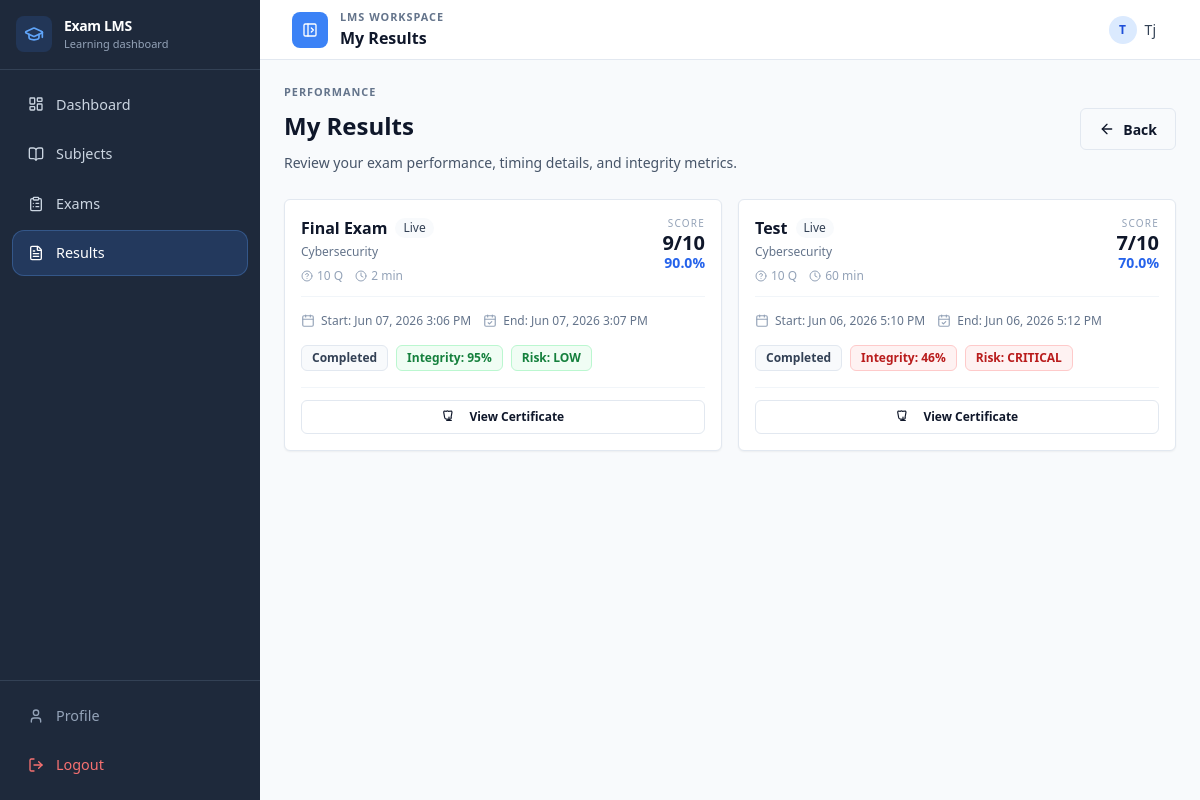
The page /my-results/ (signed in) on the database its author committed.
### exam_system/models.py (models this page shows, shortened)
class ExamAttempt(models.Model):
    STATUS_CHOICES = (
        ('not_started', 'Not Started'),
        ('in_progress', 'In Progress'),
        ('completed', 'Completed'),
    )
    student = models.ForeignKey(User, on_delete=models.CASCADE)
    exam = models.ForeignKey(Exam, on_delete=models.CASCADE)
    status = models.CharField(max_length=20, choices=STATUS_CHOICES, default='not_started')
    score = models.IntegerField(default=0)
    total_questions = models.IntegerField(default=0)
    percentage_score = models.FloatField(default=0.0)
    integrity_score = models.IntegerField(default=100)
    risk_level = models.CharField(max_length=20, default="LOW")
    start_time = models.DateTimeField(auto_now_add=True)
    end_time = models.DateTimeField(null=True, blank=True)
    last_updated = models.DateTimeField(auto_now=True)

class Exam(models.Model):
    subject = models.ForeignKey(Subject, on_delete=models.CASCADE)
    title = models.CharField(max_length=200)
    description = models.TextField(blank=True, null=True)
    duration = models.IntegerField(null=True, blank=True, help_text="Minutes allowed; ignored when duration_enabled is False.")
    duration_enabled = models.BooleanField(default=True, help_text="When disabled, students have unlimited time.")
    total_questions = models.IntegerField(
        validators=[MaxValueValidator(settings.MAX_QUESTIONS_PER_EXAM)]
    )
    randomize_questions = models.BooleanField(default=True)
    is_active = models.BooleanField(default=True, help_text="Instructors can manually open/close an exam regardless of the time window.")
    questions = models.ManyToManyField('Question', blank=True, related_name='exams')
    is_archived = models.BooleanField(default=False)
    available_from = models.DateTimeField(null=True, blank=True, help_text="Earliest date & time students can start the exam.")
    available_until = models.DateTimeField(null=True, blank=True, help_text="Latest date & time students can start the exam.")

class Subject(models.Model):
    name = models.CharField(max_length=100)
    code = models.CharField(max_length=20, blank=True, null=True)
    description = models.TextField(blank=True, null=True)
    instructor = models.ForeignKey(User, on_delete=models.CASCADE)
    students = models.ManyToManyField(User, related_name="subjects", blank=True)
    created_at = models.DateTimeField(auto_now_add=True, null=True)
    is_archived = models.BooleanField(default=False, db_index=True)
    archived_at = models.DateTimeField(null=True, blank=True)

### exam_system/decorators.py (the view)
        def wrapper(request, *args, **kwargs):
            try:
                profile = Profile.objects.get(user=request.user)
            except Profile.DoesNotExist:
                if request.headers.get('X-Requested-With') == 'XMLHttpRequest':
                    return JsonResponse({'error': 'Profile not found.'}, status=403)
                messages.error(request, "Profile not found.")
                return redirect('login')
            if profile.role != role:
                if request.headers.get('X-Requested-With') == 'XMLHttpRequest':
                    return JsonResponse({'error': f'Access denied: {role.capitalize()} only.'}, status=403)
                messages.error(request, f"Access denied: {role.capitalize()} only.")
                return redirect('home')
            return view_func(request, *args, **kwargs)

### exam_system/templates/my_results.html (shortened to what this page needs)
{% extends 'base.html' %}
{% block page_heading %}My Results{% endblock %}
{% block content %}
<div class="space-y-6">
    <section class="flex flex-col gap-4 sm:flex-row sm:items-center sm:justify-between">
        <div>
            <p class="text-label mb-2">Performance</p>
            <h1 class="text-h1">My Results</h1>
            <p class="text-body mt-2 max-w-2xl">
                Review your exam performance, timing details, and integrity metrics.
            </p>
        </div>
        <a href="{% url 'student_dashboard' %}" class="btn-secondary" onclick="smartBack(this); return false;">
            <i data-lucide="arrow-left" class="h-4 w-4"></i>
            <span>Back</span>
        </a>
    </section>
    {% if results %}
    <section class="grid grid-cols-1 gap-4 md:grid-cols-2 xl:grid-cols-3">
        {% for r in results %}
        <article class="card flex flex-col shadow-sm">
            <div class="flex items-start justify-between gap-3 mb-4 pb-3 border-b border-slate-100">
                <div class="flex-1 min-w-0">
                    <div class="flex items-center gap-2 mb-1">
                        <h3 class="font-semibold text-slate-900">{{ r.exam.title }}</h3>
                        {% if not r.exam.is_archived %}
                        <span class="inline-flex items-center rounded-full bg-slate-50 px-2 py-0.5 text-xs font-medium text-slate-700">Live</span>
                        {% else %}
                        <span class="inline-flex items-center rounded-full bg-slate-100 px-2 py-0.5 text-xs font-medium text-slate-600">Archived</span>
                        {% endif %}
                    </div>
                    <p class="text-xs text-slate-500">{{ r.exam.subject.name }}</p>
                    <div class="flex items-center gap-3 mt-2 text-xs text-slate-400">
                        <span class="flex items-center gap-1"><i data-lucide="help-circle" class="w-3 h-3"></i> {{ r.exam.total_questions }} Q</span>
                        <span class="flex items-center gap-1"><i data-lucide="clock" class="w-3 h-3"></i> {{ r.exam.duration }} min</span>
                    </div>
                </div>
                <div class="text-right shrink-0">
                    <p class="text-[10px] font-medium uppercase tracking-[0.12em] text-slate-400 mb-0.5">Score</p>
                    <p class="text-xl font-bold text-slate-900 leading-none">{{ r.score|floatformat:0 }}/{{ r.exam.total_questions }}</p>
                    <p class="text-sm font-semibold text-blue-600">{{ r.percentage_score }}%</p>
                </div>
            </div>
            <div class="flex flex-wrap gap-3 mb-4">
                <div class="flex items-center gap-1.5 text-xs text-slate-500">
                    <i data-lucide="calendar" class="w-3.5 h-3.5 text-slate-400"></i>
                    <span>Start: {{ r.start_time|date:"M d, Y g:i A" }}</span>
                </div>
                <div class="flex items-center gap-1.5 text-xs text-slate-500">
                    <i data-lucide="calendar-check" class="w-3.5 h-3.5 text-slate-400"></i>
                    <span>End: {% if r.end_time %}{{ r.end_time|date:"M d, Y g:i A" }}{% else %}In Progress{% endif %}</span>
                </div>
            </div>
            <div class="flex flex-wrap items-center gap-2 mb-4">
                <span class="inline-flex rounded-md border border-slate-200 bg-slate-50 px-2.5 py-1 text-xs font-semibold text-slate-700">
                    {{ r.get_status_display }}
                </span>
                <span class="inline-flex rounded-md px-2.5 py-1 text-xs font-bold {% if r.integrity_score >= 90 %}bg-green-50 text-green-700 border border-green-200{% elif r.integrity_score >= 70 %}bg-yellow-50 text-yellow-700 border border-yellow-200{% elif r.integrity_score >= 50 %}bg-orange-50 text-orange-700 border border-orange-200{% else %}bg-red-50 text-red-700 border border-red-200{% endif %}">
                    Integrity: {{ r.integrity_score }}%
                </span>
                <span class="inline-flex rounded-md px-2.5 py-1 text-xs font-bold {% if r.risk_level == 'LOW' %}bg-green-50 text-green-700 border border-green-200{% elif r.risk_level == 'MEDIUM' %}bg-yellow-50 text-yellow-700 border border-yellow-200{% elif r.risk_level == 'HIGH' %}bg-orange-50 text-orange-700 border border-orange-200{% elif r.risk_level == 'CRITICAL' %}bg-red-50 text-red-700 border border-red-200{% endif %}">
                    Risk: {{ r.risk_level }}
                </span>
            </div>
            <div class="pt-3 border-t border-slate-100 mt-auto">
                {% if r.result_id %}
                <a href="{% url 'certificate' r.result_id %}" target="_blank" class="btn-secondary w-full justify-center py-2 text-xs">
                    <span>View Certificate</span>
                </a>
                {% endif %}
            </div>
        </article>
        {% endfor %}
    </section>
    {% endif %}
</div>
{% endblock %}

### exam_system/templates/base.html (shortened to what this page needs)
<!DOCTYPE html>
<html lang="en">
<head>
    <script src="https://cdn.tailwindcss.com"></script>
</head>
<body class="bg-slate-50 font-sans text-slate-900">
    <div class="app-shell">
        <aside id="sidebar" class="sidebar">
            <div class="sidebar-brand flex items-center gap-3 border-b border-slate-700 p-4">
                <a href="{% if user.profile.role == 'instructor' %}{% url 'instructor_dashboard' %}{% else %}{% url 'student_dashboard' %}{% endif %}"
                   class="flex items-center gap-3">
                    <div class="flex h-9 w-9 shrink-0 items-center justify-center rounded-lg bg-blue-500/15 text-blue-400">
                        <i data-lucide="graduation-cap" class="h-5 w-5"></i>
                    </div>
                    <div class="brand-label min-w-0">
                        <h1 class="text-sm font-bold tracking-tight text-white">Exam LMS</h1>
                        <p class="text-[11px] text-slate-400">Learning dashboard</p>
                    </div>
                </a>
            </div>
            <nav class="flex flex-col gap-1 p-3">
                {% if user.is_authenticated %}
                <a href="{% if user.profile.role == 'instructor' %}{% url 'instructor_dashboard' %}{% else %}{% url 'student_dashboard' %}{% endif %}"
                   class="nav-link {% if request.resolver_match.url_name in 'student_dashboard,instructor_dashboard' %}is-active{% endif %}">
                    <i data-lucide="layout-dashboard" class="w-4 h-4"></i>
                    <span class="nav-label">Dashboard</span>
                </a>
                {% if user.profile.role == 'student' %}
                <a href="{% url 'student_subjects' %}"
                   class="nav-link {% if request.resolver_match.url_name in 'student_subjects,manage_subject' %}is-active{% endif %}">
                    <i data-lucide="book-open" class="w-4 h-4"></i>
                    <span class="nav-label">Subjects</span>
                </a>
                <a href="{% url 'available_exams' %}"
                   class="nav-link {% if request.resolver_match.url_name in 'available_exams,already_taken,start_exam' %}is-active{% endif %}">
                    <i data-lucide="clipboard-list" class="w-4 h-4"></i>
                    <span class="nav-label">Exams</span>
                </a>
                <a href="{% url 'my_results' %}"
                   class="nav-link {% if request.resolver_match.url_name in 'my_results,result' %}is-active{% endif %}">
                    <i data-lucide="file-text" class="w-4 h-4"></i>
                    <span class="nav-label">Results</span>
                </a>
                {% endif %}
                {% endif %}
            </nav>
            {% if user.is_authenticated %}
            <div class="mt-auto border-t border-slate-700 p-3 space-y-1">
                <a href="{% url 'profile' %}" class="nav-link text-slate-400">
                    <i data-lucide="user" class="w-4 h-4"></i>
                    <span class="sidebar-footer-label">Profile</span>
                </a>
                <a href="{% url 'login' %}" class="nav-link !text-red-400 hover:!bg-red-900/20">
                    <i data-lucide="log-out" class="w-4 h-4"></i>
                    <span class="sidebar-footer-label">Logout</span>
                </a>
            </div>
            {% endif %}
        </aside>
        <div class="main-content">
            <header class="content-header">
                <button class="toggle-btn" id="sidebarToggle" aria-label="Toggle sidebar">
                    <i data-lucide="panel-left-open" class="w-4 h-4" id="toggleIcon"></i>
                </button>
                <div class="flex-1 flex flex-col">
                    <p class="text-label hidden sm:block">LMS Workspace</p>
                    <h2 class="text-sm font-semibold text-slate-900 sm:text-base">
                        {% block page_heading %}Exam System Dashboard{% endblock %}
                    </h2>
                </div>
                {% if user.is_authenticated %}
                <a href="{% url 'profile' %}" class="flex items-center gap-2 rounded-lg px-3 py-1.5 text-sm font-medium text-slate-700 transition-colors hover:bg-slate-100">
                    <div class="flex h-7 w-7 items-center justify-center rounded-full bg-blue-100 text-xs font-bold text-blue-700">
                        {{ user.username|first|upper }}
                    </div>
                    <span class="hidden sm:inline">{{ user.username }}</span>
                </a>
                {% else %}
                <span class="text-xs font-medium text-slate-400 hidden sm:inline">Secure LMS</span>
                {% endif %}
            </header>
            <main class="flex-1 p-4 md:p-6">
                <div class="w-full">
                    {% block content %}{% endblock %}
                </div>
            </main>
        </div>
    </div>
</body>
</html>

### rows shown on the page
ExamAttempt: exam "Final Exam", shows "Live", exam.subject.name "Cybersecurity", exam.total_questions "10", exam.duration "2", score "9", percentage_score "90.0", start_time "Jun 07, 2026 3:06 PM", end_time "Jun 07, 2026 3:07 PM", status "Completed", integrity_score "95", risk_level "LOW", shows "View Certificate"
ExamAttempt: exam "Test", shows "Live", exam.subject.name "Cybersecurity", exam.total_questions "10", exam.duration "60", score "7", percentage_score "70.0", start_time "Jun 06, 2026 5:10 PM", end_time "Jun 06, 2026 5:12 PM", status "Completed", integrity_score "46", risk_level "CRITICAL", shows "View Certificate"

### other values the page prints
{{ user.username|first|upper }} "T"
{{ user.username }} "Tj"
